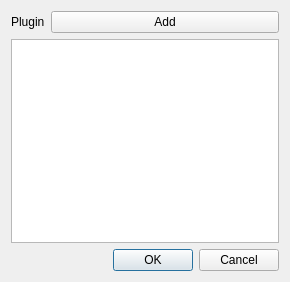
<?xml version="1.0" encoding="UTF-8"?>
<ui version="4.0">
 <class>DlgPreferences</class>
 <widget class="QDialog" name="DlgPreferences">
  <property name="geometry">
   <rect>
    <x>0</x>
    <y>0</y>
    <width>290</width>
    <height>282</height>
   </rect>
  </property>
  <property name="windowTitle">
   <string>Preferences</string>
  </property>
  <layout class="QFormLayout" name="formLayout">
   <item row="0" column="0">
    <widget class="QLabel" name="label_plugin">
     <property name="text">
      <string>Plugin</string>
     </property>
    </widget>
   </item>
   <item row="1" column="0" colspan="2">
    <widget class="QTableView" name="tableView_plugin"/>
   </item>
   <item row="2" column="1">
    <widget class="QDialogButtonBox" name="buttonBox">
     <property name="orientation">
      <enum>Qt::Horizontal</enum>
     </property>
     <property name="standardButtons">
      <set>QDialogButtonBox::Cancel|QDialogButtonBox::Ok</set>
     </property>
    </widget>
   </item>
   <item row="0" column="1">
    <widget class="QPushButton" name="buttonAdd_plugin">
     <property name="text">
      <string>Add</string>
     </property>
    </widget>
   </item>
  </layout>
 </widget>
 <resources/>
 <connections>
  <connection>
   <sender>buttonBox</sender>
   <signal>accepted()</signal>
   <receiver>DlgPreferences</receiver>
   <slot>accept()</slot>
   <hints>
    <hint type="sourcelabel">
     <x>248</x>
     <y>254</y>
    </hint>
    <hint type="destinationlabel">
     <x>157</x>
     <y>274</y>
    </hint>
   </hints>
  </connection>
  <connection>
   <sender>buttonBox</sender>
   <signal>rejected()</signal>
   <receiver>DlgPreferences</receiver>
   <slot>reject()</slot>
   <hints>
    <hint type="sourcelabel">
     <x>316</x>
     <y>260</y>
    </hint>
    <hint type="destinationlabel">
     <x>286</x>
     <y>274</y>
    </hint>
   </hints>
  </connection>
 </connections>
</ui>
